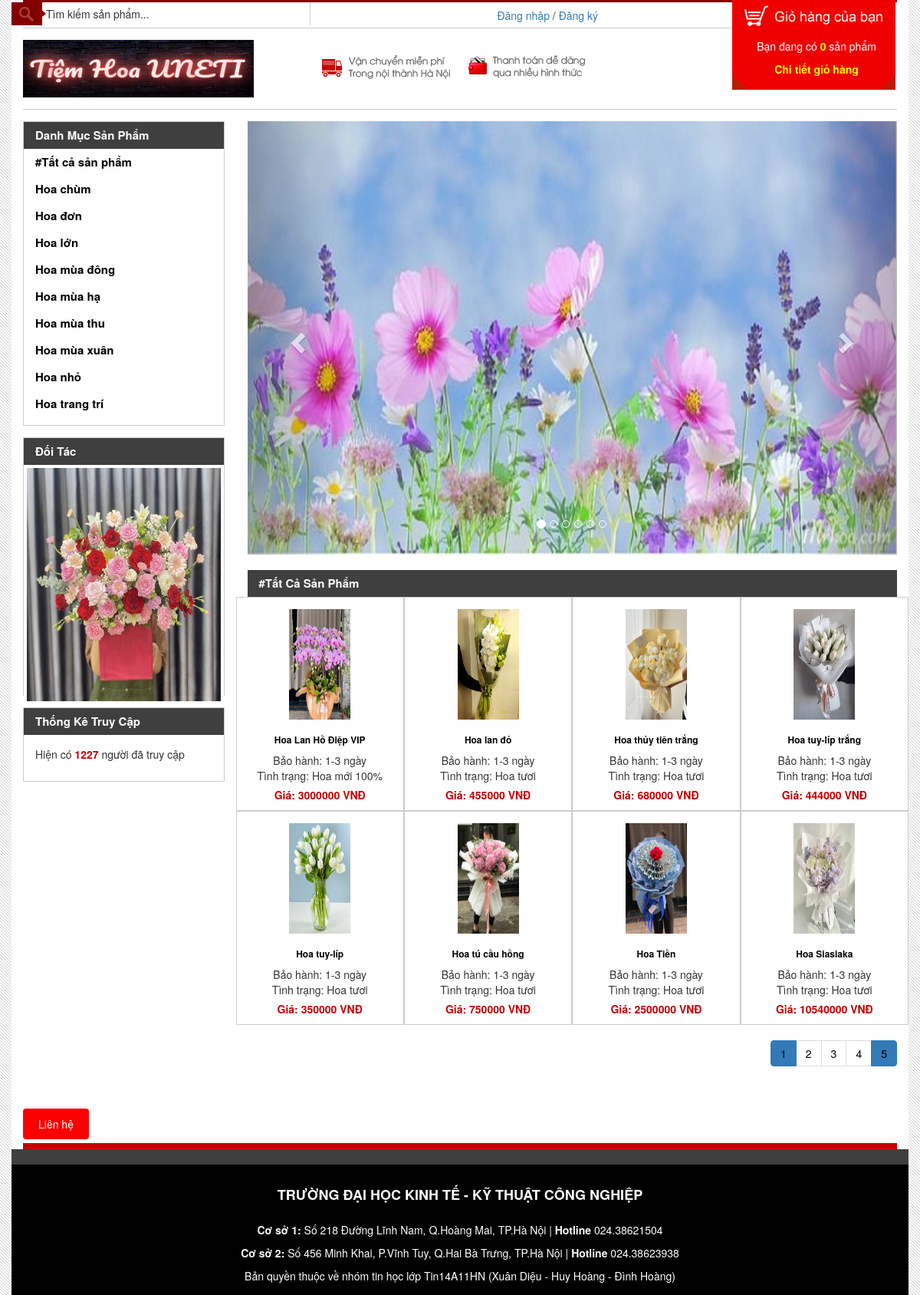
/index.php?page_layout=danhsachsp&id_dm=0, run on the app's committed database.
### tables this page shows
CREATE TABLE `dmsanpham` (
  `id_dm` int(10) NOT NULL,
  `ten_dm` varchar(255) NOT NULL
);

CREATE TABLE `quangcao` (
  `id_quangcao` int(11) NOT NULL,
  `id_thue` int(11) NOT NULL,
  `ten_anh` text NOT NULL
);

CREATE TABLE `sanpham` (
  `id_sp` int(11) UNSIGNED NOT NULL,
  `id_dm` int(11) UNSIGNED NOT NULL,
  `ten_sp` varchar(255) NOT NULL,
  `anh_sp` varchar(255) NOT NULL,
  `gia_sp` varchar(255) NOT NULL,
  `bao_hanh` varchar(255) NOT NULL,
  `phu_kien` varchar(255) NOT NULL,
  `tinh_trang` varchar(255) NOT NULL,
  `khuyen_mai` varchar(255) NOT NULL,
  `trang_thai` varchar(255) NOT NULL,
  `dac_biet` int(1) NOT NULL,
  `chi_tiet_sp` longtext NOT NULL
);

### chucnang/sanpham/danhsachsp.php (the view)
<?php
$id_dm = $_GET['id_dm'];
$sqldm = "SELECT * FROM dmsanpham WHERE id_dm = $id_dm";
$querydm = mysqli_query($conn, $sqldm);
$rowdm = mysqli_fetch_array($querydm);
if (isset($_GET['page'])) {
    $page = $_GET['page'];
} else {
    $page = 1;
}
if ($id_dm != 0) {
    $rowPerPage = 4;
    $perRow = $page * $rowPerPage - $rowPerPage;
    $sql = "SELECT * FROM sanpham WHERE id_dm = $id_dm ORDER BY id_sp DESC LIMIT $perRow, $rowPerPage";
} else {
    $rowPerPage = 8;
    $perRow = $page * $rowPerPage - $rowPerPage;
    $sql = "SELECT * FROM sanpham ORDER BY id_sp DESC LIMIT $perRow, $rowPerPage";
}
$query = mysqli_query($conn, $sql);
if ($id_dm != 0) {
    $totalRow = mysqli_num_rows(mysqli_query($conn, "SELECT * FROM sanpham WHERE id_dm = $id_dm"));
    $totalPage = ceil($totalRow / $rowPerPage);
} else {
    $totalRow = mysqli_num_rows(mysqli_query($conn, "SELECT * FROM sanpham"));
    $totalPage = ceil($totalRow / $rowPerPage);
}
$list_page = "";
for ($i = 1; $i <= $totalPage; $i++) {
    if ($page == $i) {
        $list_page .= '<li class="active"><a href="index.php?page_layout=danhsachsp&id_dm=' . $id_dm . '&page=' . $i . '">' . $i . '</a></li>';
    } else {
        $list_page .= '<li><a href="index.php?page_layout=danhsachsp&id_dm=' . $id_dm . '&page=' . $i . '">' . $i . '</a></li>';
    }
}
if ($id_dm == 0) {
    $list_page .= '<li class="active"><a href="index.php?page_layout=danhsachsp&id_dm=0&page='.$i.'">' . $i . '</a></li>';
}
?>
<div class="products">
    <h2 class="h2-bar"><?php echo $rowdm['ten_dm']; ?> </h2>
    <div class="row">
        <?php
            while ($row=mysqli_fetch_array($query)) {
        ?>
        <div class="col-md-3 col-sm-6 product-item text-center">
            <a href="index.php?page_layout=chitietsp&id_sp=<?php echo $row['id_sp']; ?>"><img width="80" height="144" src="quantri/anh/<?php echo $row['anh_sp']; ?>"></a>
            <h3><a href="index.php?page_layout=chitietsp&id_sp=<?php echo $row['id_sp']; ?>"><?php echo $row['ten_sp']; ?></a></h3>
            <p>Bảo hành: <?php echo $row['bao_hanh']; ?></p>
            <p>Tình trạng: <?php echo $row['tinh_trang']; ?></p>
            <p class="price">Giá: <?php echo $row['gia_sp']; ?> VNĐ</p>
        </div>
        <?php
            }
        ?>
    </div>
</div>
<div id="pagination">
    <nav aria-label="Page navigation">
      <ul class="pagination">
        <?php
            echo $list_page;
        ?>
      </ul>
    </nav>
</div>

### chucnang/sanpham/danhmucsp.php (shortened to what this page needs)
<?php
    $sql="SELECT * FROM dmsanpham ORDER BY ten_dm ASC";
    $query= mysqli_query($conn,$sql);
?>
<div id="menu" class="sidebar collapse navbar-collapse">
    <h2 class="h2-bar">Danh mục sản phẩm</h2>
    <ul>
        <?php
            while($row=mysqli_fetch_array($query)) {
        ?>
        <li><a href="index.php?page_layout=danhsachsp&id_dm=<?php echo $row['id_dm']; ?>"><?php echo $row['ten_dm']; ?></a></li>
        <?php
            }
        ?>
    </ul>
</div>

### chucnang/quangcao/quangcao.php (shortened to what this page needs)
<?php
	$sql="SELECT * FROM quangcao";
	$query=mysqli_query($conn,$sql);
	$listImg="";
	while ($row=mysqli_fetch_array($query)) {
		$listImg.='<img style="position: absolute;" class="img-thumbnail" src="./quantri/anh/'.$row['ten_anh'].'"/>';
	}
?>
<div id="banner-l">
    <h2 class="h2-bar">Đối tác</h2>
	<div id="simple-slideshow" style="position: relative; height: 300px;">
 		<?php
			echo $listImg;
		?>
	</div>
</div>

### css/style.css (style rules this page uses)
* { margin:0; padding:0; }
body { margin-top:30px; font-family:Arial, Helvetica, sans-serif; font-size:12px; color:#666; background:url(../images/bg.gif); }
.row { margin:0; }
#menu { padding:0; border:1px solid #ccc; margin-top:15px; }
.h2-bar { height:35px; line-height:35px; text-transform:capitalize; font-size:15px; font-weight:bold; color:#FFF; background:#3F3F3F; padding:0 15px; margin:0; }
#menu ul { padding: 0 15px; }
#menu ul li { list-style:none; height:35px; line-height:35px; font-size:15px; font-weight:bold; text-decoration:none; }
#menu ul li a { color:#000; }
#banner-l { margin-top: 15px; border:1px solid #ccc; }
#banner-l img { border:none; }
.products { margin-top:15px; }
.product-item { padding: 5px; border:1px solid #ccc; }
.product-item img { margin:10px; }
.product-item h3 { margin:10px; font-size:12px; font-weight:bold; }
.product-item h3 a { color:#000; text-decoration:none; }
.product-item p { margin:0; }
.price { font-weight:bold; color:#C40000; height:30px; line-height:30px; }

### css/danhsachsp.css (style rules this page uses)
#pagination { text-align:right; }
.pagination>li:first-child>a, .pagination>li:first-child>span { border-top-left-radius: 0; border-bottom-left-radius: 0; }
.pagination>li:last-child>a, .pagination>li:last-child>span { border-top-right-radius: 0; border-bottom-right-radius: 0; }
#pagination a { color:#000; }
.pagination > .active > a, .pagination > .active > span, .pagination > .active > a:hover, .pagination > .active > span:hover, .pagination > .active > a:focus, .pagination > .active > span:focus { background:#C40000; border-color:#C40000; }

### data on the page
dmsanpham: ten_dm "#Tất cả sản phẩm", ten_dm "#Tất Cả Sản Phẩm"
dmsanpham: ten_dm "Hoa chùm"
dmsanpham: ten_dm "Hoa đơn"
dmsanpham: ten_dm "Hoa lớn"
dmsanpham: ten_dm "Hoa mùa đông"
dmsanpham: ten_dm "Hoa mùa hạ"
dmsanpham: ten_dm "Hoa mùa thu"
dmsanpham: ten_dm "Hoa mùa xuân"
dmsanpham: ten_dm "Hoa nhỏ"
dmsanpham: ten_dm "Hoa trang trí"
quangcao: ten_anh (picture)
quangcao: ten_anh (picture)
sanpham: anh_sp (picture), ten_sp "Hoa Lan Hồ Điệp VIP", bao_hanh "1-3 ngày", tinh_trang "Hoa mới 100%", gia_sp "3000000"
sanpham: anh_sp (picture), ten_sp "Hoa lan đỏ", bao_hanh "1-3 ngày", tinh_trang "Hoa tươi", gia_sp "455000"
sanpham: anh_sp (picture), ten_sp "Hoa thủy tiên trắng", bao_hanh "1-3 ngày", tinh_trang "Hoa tươi", gia_sp "680000"
sanpham: anh_sp (picture), ten_sp "Hoa tuy-líp trắng", bao_hanh "1-3 ngày", tinh_trang "Hoa tươi", gia_sp "444000"
sanpham: anh_sp (picture), ten_sp "Hoa tuy-líp", bao_hanh "1-3 ngày", tinh_trang "Hoa tươi", gia_sp "350000"
sanpham: anh_sp (picture), ten_sp "Hoa tú cầu hồng", bao_hanh "1-3 ngày", tinh_trang "Hoa tươi", gia_sp "750000"
sanpham: anh_sp (picture), ten_sp "Hoa Tiền", bao_hanh "1-3 ngày", tinh_trang "Hoa tươi", gia_sp "2500000"
sanpham: anh_sp (picture), ten_sp "Hoa Siasiaka", bao_hanh "1-3 ngày", tinh_trang "Hoa tươi", gia_sp "10540000"

### other printed values
$count "1227"
$i "5"
